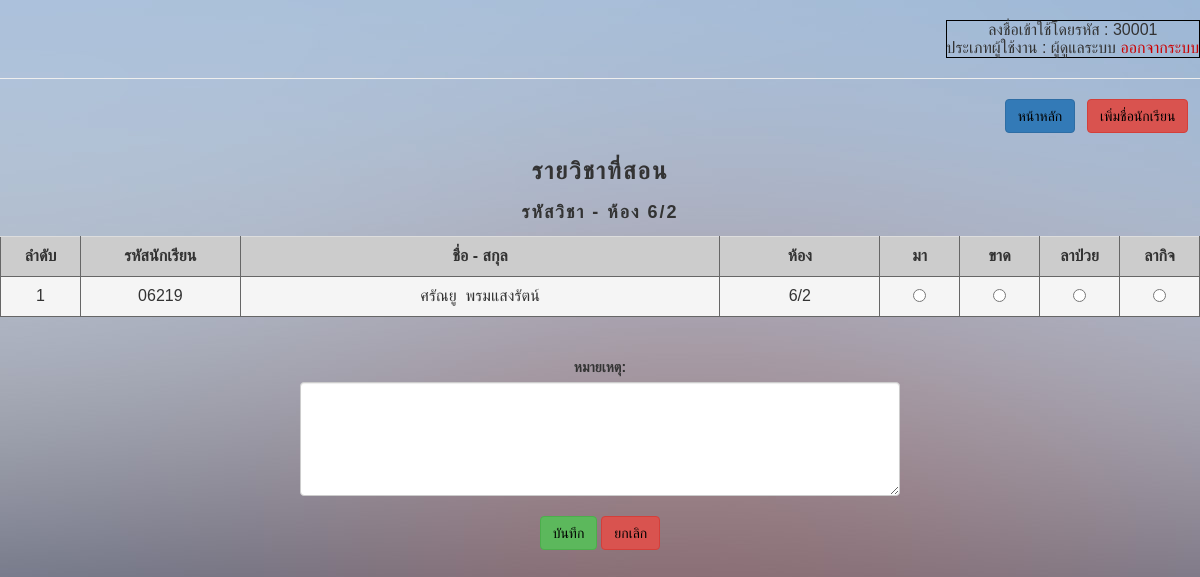
The app's page /html5up-dimension/checkattendance_check.php?class=6/2 (signed in) with its own data.
### tables this page shows
CREATE TABLE `student` (
  `studentID` varchar(255) NOT NULL,
  `studentName` varchar(255) NOT NULL,
  `studentLastname` varchar(255) NOT NULL,
  `studentPhonenumber` varchar(10) NOT NULL,
  `classID` int(11) NOT NULL
);

CREATE TABLE `class` (
  `classID` int(11) NOT NULL,
  `class` varchar(5) NOT NULL
);

### html5up-dimension/checkattendance_check.php (the view, shortened to what this page needs)
<?php
if (!$_SESSION["uname"]){
	  Header("Location: Login.php");
}else{?>
<html>
	<head>
		<link rel="stylesheet" href="https://maxcdn.bootstrapcdn.com/bootstrap/3.3.7/css/bootstrap.min.css">
	</head>
<div class="abcd">
	<body background="/images/bg.jpg">
    <div align="right" class="a" ><br>
      <table border="1" bordercolor="#000000" cellpadding="5">
				<tr>
      		<td>
    		  <center> ลงชื่อเข้าใช้โดยรหัส :
    			<?php echo($_SESSION['userID']);?><br>
          ประเภทผู้ใช้งาน : <?php echo($_SESSION['typeUser']);?>
    			<a href="logout.php"><font color="#CC0000">ออกจากระบบ</font></a></center>
        </tr></td>
        </table>
				<hr>
    </div>
<div align="right">
	<a href="teacherpage.php"><button type="button" class="btn btn-primary"><font color="#000000">หน้าหลัก</font></button></a>	&nbsp;
	<a href="addstudents.php?subjectID=<?php echo $_GET['subjectID']."&class=".$_GET['class'];?>"><button type="button" class="btn btn-danger"><font color="#000000">เพิ่มชื่อนักเรียน</font></button></a> &nbsp;&nbsp;
</div>
<br>
<form method="post" action="confirmcheckattendance.php?subjectID=<?php echo $_GET['subjectID']."&class=".$_GET['class'];?>" >
<center><h3>รายวิชาที่สอน</h3>
<h4>รหัสวิชา <?php echo $_GET['subjectID']; echo "  -    ห้อง  "; echo $_GET['class'];  ?></h4>
</center>
<div class="table-responsive">
<table class="table table-hover" width="800" border="1" align="center" bordercolor="#666666">
	<tr>
		<td width="50" align="center" bgcolor="#CCCCCC"><strong>ลำดับ</strong></td>
		<td width="100"align="center" bgcolor="#CCCCCC"><strong>รหัสนักเรียน</strong></td>
		<td width="300" align="center" bgcolor="#CCCCCC"><strong>ชื่อ - สกุล</strong></td>
		<td width="100" align="center" bgcolor="#CCCCCC"><strong>ห้อง</strong></td>
		<td width="50" align="center" bgcolor="#CCCCCC"><strong>มา</strong></td>
		<td width="50" align="center" bgcolor="#CCCCCC"><strong>ขาด</strong></td>
		<td width="50" align="center" bgcolor="#CCCCCC"><strong>ลาป่วย</strong></td>
		<td width="50" align="center" bgcolor="#CCCCCC"><strong>ลากิจ</strong></td>
</tr>
<?php
include ("connectDB.php");
$strSQL = mysqli_query($mysqli,"select * from class where class='".$_GET['class']."'");
$objResult = mysqli_fetch_array($strSQL);
$strSLQ2 = "select * from student,class where student.classID=class.classID and student.classID='".$objResult['classID']."' order by studentID";
$result = mysqli_query($mysqli, $strSLQ2);
$i=1;
while($row = mysqli_fetch_array($result))
{
	echo "<tr class='active'>";
	echo "<td align='center'>" .$i. "</td>";
echo "<td align='center'>" .$row['studentID']. "</td>"; ?>
<?php
echo "<td align='center'>" .$row['studentName']."&nbsp&nbsp".$row['studentLastname']. "</td>";
echo "<td align='center'>" .$row['class']. "</td>";
echo "<td align='center'><input type='radio' name='typeAttendance_".$i."' value='10001'></td>";
echo "<td align='center'><input type='radio' name='typeAttendance_".$i."' value='10002'></td>";
echo "<td align='center'><input type='radio' name='typeAttendance_".$i."' value='10003'></td>";
echo "<td align='center'><input type='radio' name='typeAttendance_".$i."' value='10004'></td>";
echo "</tr>";
$i=$i+1;
}
?>
</table></div><br>
<div class="container"align="center">
  <label >หมายเหตุ:</label>
 <textarea class="form-control" rows="5" name="note" style="width: 600px"></textarea>
	<br>
	<button type="submit" class="btn btn-success"><font color="#000000">บันทึก</font></button>
	<a href="checkattendance.php"><button type="button" class="btn btn-danger"><font color="#000000">ยกเลิก</font></button></a>
</div>
</form>
	</body>
</html>
<?php }?>

### html5up-dimension/checkattendance_check.php (style rules this page uses)
div.abcd { font-family: "FontAwesome",sans-serif; }
div.abcd h1,h2,h3,h4,h5 { display: block; font-weight: 600; letter-spacing: 0.2rem; line-height: 1.5; margin: 0 0 1rem 0; text-transform: uppercase; }

### records on screen
student: studentID "06219", studentName "ศรัณยู", studentLastname "พรมแสงรัตน์", classID.class "6/2"

### other values on screen
$_SESSION['userID'] "30001"
$_SESSION['typeUser'] "ผู้ดูแลระบบ"
$_GET['class'] "6/2"
